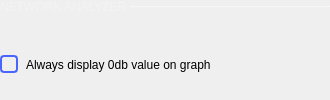
            <widget class="QWidget" name="NetworkAnalyzer" native="true">
             <layout class="QVBoxLayout" name="verticalLayout_5">
              <property name="spacing">
               <number>0</number>
              </property>
              <property name="leftMargin">
               <number>0</number>
              </property>
              <property name="topMargin">
               <number>0</number>
              </property>
              <property name="rightMargin">
               <number>0</number>
              </property>
              <property name="bottomMargin">
               <number>0</number>
              </property>
              <item>
               <layout class="QHBoxLayout" name="horizontalLayout_11">
                <property name="spacing">
                 <number>0</number>
                </property>
                <property name="topMargin">
                 <number>0</number>
                </property>
                <item>
                 <widget class="QLabel" name="label_10">
                  <property name="sizePolicy">
                   <sizepolicy hsizetype="Fixed" vsizetype="Fixed">
                    <horstretch>0</horstretch>
                    <verstretch>0</verstretch>
                   </sizepolicy>
                  </property>
                  <property name="styleSheet">
                   <string notr="true">QLabel {
  font-size: 12px;
color: rgba(255, 255, 255, 70);
}</string>
                  </property>
                  <property name="text">
                   <string>NETWORK ANALYZER </string>
                  </property>
                 </widget>
                </item>
                <item>
                 <widget class="Line" name="line_5">
                  <property name="minimumSize">
                   <size>
                    <width>200</width>
                    <height>1</height>
                   </size>
                  </property>
                  <property name="maximumSize">
                   <size>
                    <width>16777215</width>
                    <height>1</height>
                   </size>
                  </property>
                  <property name="styleSheet">
                   <string notr="true">border: 1px solid rgba(255, 255, 255, 70);</string>
                  </property>
                  <property name="orientation">
                   <enum>Qt::Horizontal</enum>
                  </property>
                 </widget>
                </item>
               </layout>
              </item>
              <item>
               <spacer name="verticalSpacer_11">
                <property name="orientation">
                 <enum>Qt::Vertical</enum>
                </property>
                <property name="sizeType">
                 <enum>QSizePolicy::Fixed</enum>
                </property>
                <property name="sizeHint" stdset="0">
                 <size>
                  <width>20</width>
                  <height>15</height>
                 </size>
                </property>
               </spacer>
              </item>
              <item>
               <layout class="QHBoxLayout" name="horizontalLayout_5">
                <property name="spacing">
                 <number>0</number>
                </property>
                <property name="topMargin">
                 <number>0</number>
                </property>
                <item>
                 <widget class="QCheckBox" name="na_zeroCheckBox">
                  <property name="maximumSize">
                   <size>
                    <width>16777215</width>
                    <height>16777215</height>
                   </size>
                  </property>
                  <property name="styleSheet">
                   <string notr="true">QCheckBox {
  spacing: 8px;
  background-color: transparent;
  font-size: 14px;
  font-weight: bold;

  color: rgba(255, 255, 255, 153);
}

QCheckBox::indicator {
  width: 14px;
  height: 14px;
  border: 2px solid rgb(74,100,255);
  border-radius: 4px;
}
QCheckBox::indicator:unchecked { background-color: transparent; }
QCheckBox::indicator:checked { background-color: rgb(74,100,255); }</string>
                  </property>
                  <property name="text">
                   <string/>
                  </property>
                 </widget>
                </item>
                <item>
                 <widget class="QLabel" name="label">
                  <property name="sizePolicy">
                   <sizepolicy hsizetype="Fixed" vsizetype="Preferred">
                    <horstretch>0</horstretch>
                    <verstretch>0</verstretch>
                   </sizepolicy>
                  </property>
                  <property name="text">
                   <string>Always display 0db value on graph</string>
                  </property>
                 </widget>
                </item>
                <item>
                 <spacer name="horizontalSpacer_5">
                  <property name="orientation">
                   <enum>Qt::Horizontal</enum>
                  </property>
                  <property name="sizeHint" stdset="0">
                   <size>
                    <width>40</width>
                    <height>20</height>
                   </size>
                  </property>
                 </spacer>
                </item>
               </layout>
              </item>
             </layout>
            </widget>
